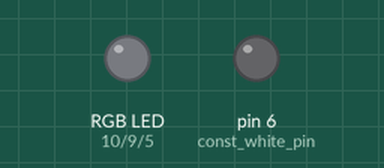
The sketch below on a simulated Arduino Uno, built with avr-gcc and run on an emulated ATmega328P. Parts: an RGB LED mixed from three pins (HIGH = lit), output pins drawn as LEDs (lit = HIGH). Dim RGB values are drawn brighter than linear; what the sketch prints to the serial monitor is not drawn.

Above: at 0.1 s.
At 25.0 s:
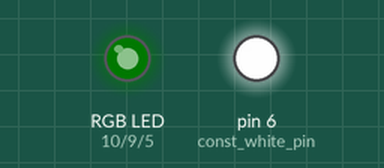
Timing chart, 0 to 45.0 s (numbered marks = the images above):
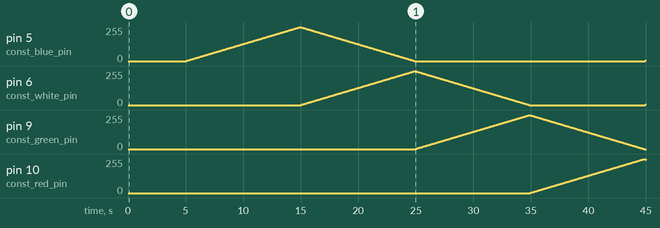

The sketch:

Simple_LED_Fade_Up_Down.ino
```cpp
// By Tim Perkins

#include <Wire.h>

// You need to set these to the pins you will use PWM supported on 3, 5, 6, 9, 10 & 11
const int const_blue_pin  = 5;
const int const_white_pin = 6;
const int const_green_pin = 9;
const int const_red_pin   = 10;

byte fade_duration = 0;
byte blue_target_PWM  = 0;
byte blue_actual_PWM  = 0;
byte white_target_PWM = 0;
byte white_actual_PWM = 0;
byte green_target_PWM = 0;
byte green_actual_PWM = 0;
byte red_target_PWM   = 0;
byte red_actual_PWM   = 0;

void setup() {
  // don't need serial unless you have it hooked to your PC
  Serial.begin(115200);
  delay(5000);
  pinMode(const_blue_pin, OUTPUT);
  pinMode(const_white_pin, OUTPUT);
  pinMode(const_green_pin, OUTPUT);
  pinMode(const_red_pin, OUTPUT);
}
void loop() {
  blue_target_PWM  = 255;
  white_target_PWM = 0;
  green_target_PWM = 0;
  red_target_PWM   = 0;
  fade_duration = 10;
  fade_LEDs();
  blue_target_PWM  = 0;
  white_target_PWM = 255;
  green_target_PWM = 0;
  red_target_PWM   = 0;
  fade_duration = 10;
  fade_LEDs();
  blue_target_PWM  = 0;
  white_target_PWM = 0;
  green_target_PWM = 255;
  red_target_PWM   = 0;
  fade_duration = 10;
  fade_LEDs();
  blue_target_PWM  = 0;
  white_target_PWM = 0;
  green_target_PWM = 0;
  red_target_PWM   = 255;
  fade_duration = 10;
  fade_LEDs();
  blue_target_PWM  = 255;
  white_target_PWM = 255;
  green_target_PWM = 0;
  red_target_PWM   = 0;
  fade_duration = 10;
  fade_LEDs();
  blue_target_PWM  = 0;
  white_target_PWM = 255;
  green_target_PWM = 255;
  red_target_PWM   = 0;
  fade_duration = 10;
  fade_LEDs();
  blue_target_PWM  = 0;
  white_target_PWM = 0;
  green_target_PWM = 255;
  red_target_PWM   = 255;
  fade_duration = 10;
  fade_LEDs();
  blue_target_PWM  = 255;
  white_target_PWM = 255;
  green_target_PWM = 255;
  red_target_PWM   = 255;
  fade_duration = 10;
  fade_LEDs();
  blue_target_PWM  = 0;
  white_target_PWM = 0;
  green_target_PWM = 0;
  red_target_PWM   = 0;
  fade_duration = 10;
  fade_LEDs();
}
void fade_LEDs() {
  unsigned long wait_time;
  unsigned long fade_start_millis;
  int i = 0;
  int j = 0;
  int k = 0;
  int l = 0;
  int maxDiff = 0;
  // which colour has further to fade in the time?
  i = blue_actual_PWM  - blue_target_PWM;
  j = white_actual_PWM - white_target_PWM;
  k = green_actual_PWM - green_target_PWM;
  l = red_actual_PWM   - red_target_PWM;
  // if the lights are dimming, the value of i/j/k/l will be negative - just get the number & ignore the sign
  i = abs(i);
  j = abs(j);
  k = abs(k);
  l = abs(l);
  Serial.print("i=");
  Serial.print(i);
  Serial.print(" j=");
  Serial.print(j);
  Serial.print(" k=");
  Serial.print(k);
  Serial.print(" l=");
  Serial.println(l);
  // convert fade_duration into milliseconds
  maxDiff = max(i, j);
  maxDiff = max(maxDiff, j);
  maxDiff = max(maxDiff, k);
  maxDiff = max(maxDiff, l);
  wait_time = (fade_duration * 1000) / maxDiff;
  fade_start_millis = millis();
  Serial.print("Wait time=");
  Serial.println(wait_time);
  while ((blue_actual_PWM  != blue_target_PWM)  ||
         (white_actual_PWM != white_target_PWM) ||
         (green_actual_PWM != green_target_PWM) ||
         (red_actual_PWM   != red_target_PWM)) {
    if (wait_time <= (millis() - fade_start_millis)) {
      if (blue_target_PWM > blue_actual_PWM) {
        blue_actual_PWM += 1;
      } else if (blue_target_PWM < blue_actual_PWM) {
        blue_actual_PWM -= 1;
      }
      if (white_target_PWM > white_actual_PWM) {
        white_actual_PWM += 1;
      } else if (white_target_PWM < white_actual_PWM) {
        white_actual_PWM -= 1;
      }
      if (green_target_PWM > green_actual_PWM) {
        green_actual_PWM += 1;
      } else if (green_target_PWM < green_actual_PWM) {
        green_actual_PWM -= 1;
      }
      if (red_target_PWM > red_actual_PWM) {
        red_actual_PWM += 1;
      } else if (red_target_PWM < red_actual_PWM) {
        red_actual_PWM -= 1;
      }
      analogWrite(const_blue_pin, blue_actual_PWM);
      analogWrite(const_white_pin, white_actual_PWM);
      analogWrite(const_green_pin, green_actual_PWM);
      analogWrite(const_red_pin, red_actual_PWM);
      fade_start_millis = millis();
      Serial.print(" Blue actual ");
      Serial.print(blue_actual_PWM);
      Serial.print(" White actual ");
      Serial.print(white_actual_PWM);
      Serial.print(" Green actual ");
      Serial.print(green_actual_PWM);
      Serial.print(" Red actual ");
      Serial.println(red_actual_PWM);
    }

  }
}
```

Measured:
- by itself, pin 9 (const_green_pin): rises from 0/255 to 255/255 in 9.9 s, then falls to 0/255 in 10.0 s
- by itself, pin 10 (const_red_pin): rises from 0/255 to 255/255 in 9.9 s, then falls to 251/255 in 0.16 s
